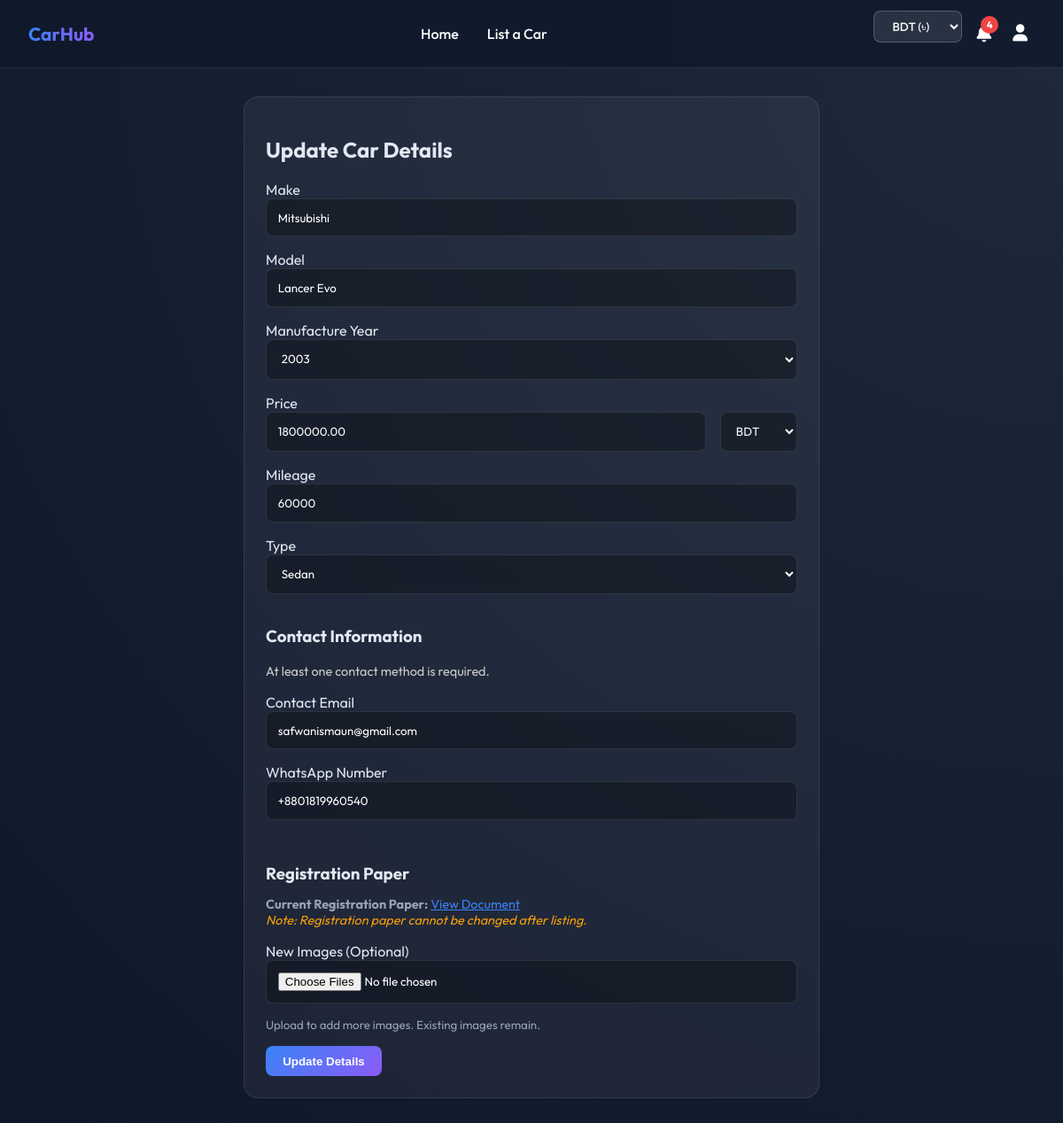
The page /update/17/ (signed in) on the database its author committed.
### cars/models.py (models this page shows, shortened)
class Car(models.Model):
    CAR_TYPES = (
        ('sedan', 'Sedan'),
        ('suv', 'SUV'),
        ('truck', 'Truck'),
        ('coupe', 'Coupe'),
    )
    make = models.CharField(max_length=100)
    model = models.CharField(max_length=100)
    year = models.IntegerField()
    price = models.DecimalField(max_digits=10, decimal_places=2)
    mileage = models.IntegerField()
    car_type = models.CharField(max_length=20, choices=CAR_TYPES)
    status = models.CharField(max_length=20, default='available') # available, sold
    approval_status = models.CharField(max_length=20, default='pending') # pending, approved, rejected
    owner = models.ForeignKey(User, on_delete=models.CASCADE)
    created_at = models.DateTimeField(auto_now_add=True)
    contact_email = models.EmailField(blank=True, null=True)
    contact_whatsapp = models.CharField(max_length=20, blank=True, null=True)
    registration_paper = models.FileField(upload_to='registration_papers/', blank=True, null=True)
    followers = models.ManyToManyField(User, related_name='followed_cars', blank=True)

### cars/views.py (the view, shortened to what this page needs)
# urls.py: path('update/<int:car_id>/', views.update_car, name='update_car'),
@login_required
def update_car(request, car_id):
    car = get_object_or_404(Car, id=car_id)
    if request.user != car.owner:
        messages.error(request, "You are not authorized to edit this car.")
        return redirect('car_detail', car_id=car.id)
    if car.status == 'sold':
        messages.error(request, "You cannot edit a car that has been sold.")
        return redirect('profile')
    import datetime
    current_year = datetime.date.today().year
    year_range = range(current_year, 1939, -1)
    return render(request, 'cars/update.html', {'car': car, 'year_range': year_range})

### cars/templatetags/notification_tags.py (called while the page is built)
@register.simple_tag(takes_context=True)
def unread_notifications_count(context):
    request = context.get('request')
    if request and request.user.is_authenticated:
        return Notification.objects.filter(user=request.user, is_read=False).count()
    return 0

### cars/templates/cars/update.html (shortened to what this page needs)
<!DOCTYPE html>
{% extends 'cars/base.html' %}
{% block content %}
<div class="card" style="max-width: 600px; margin: 0 auto;">
    <h2>Update Car Details</h2>
    <form method="post" enctype="multipart/form-data">
        <label>Make</label>
        <input type="text" name="make" value="{{ car.make }}" required>
        <label>Model</label>
        <input type="text" name="model" value="{{ car.model }}" required>
        <label>Manufacture Year</label>
        <select name="year" required>
            {% for y in year_range %}
            <option value="{{ y }}" {% if y == car.year %}selected{% endif %}>{{ y }}</option>
            {% endfor %}
        </select>
        <label>Price</label>
        <div style="display:flex; gap:1rem; margin-bottom:1rem;">
            <input type="number" step="any" name="price" min="0" value="{{ car.price }}" required id="priceInput"
                style="margin-bottom:0;">
            <select name="currency" id="currencyInput" style="width:100px; margin-bottom:0;">
                <option value="BDT" selected>BDT</option>
            </select>
        </div>
        <label>Mileage</label>
        <input type="number" name="mileage" min="0" value="{{ car.mileage }}" required>
        <label>Type</label>
        <select name="car_type">
            <option value="sedan" {% if car.car_type == "sedan" %}selected{% endif %}>Sedan</option>
        </select>
        <h3>Contact Information</h3>
        <p style="font-size:0.9rem; color:#ccc; margin-bottom:1rem;">At least one contact method is required.</p>
        <label>Contact Email</label>
        <input type="email" name="contact_email" value="{{ car.contact_email|default:'' }}"
            placeholder="e.g. seller@example.com">
        <label>WhatsApp Number</label>
        <input type="text" name="contact_whatsapp" value="{{ car.contact_whatsapp|default:'' }}"
            placeholder="e.g. +8801700000000">
        <h3 style="margin-top: 2rem; margin-bottom: 0.5rem;">Registration Paper</h3>
        <p style="font-size:0.9rem; color:#94a3b8; margin-bottom:1rem;">
            <strong>Current Registration Paper:</strong>
            <a href="{{ car.registration_paper.url }}" target="_blank" style="color: var(--primary-color); text-decoration: underline;">View Document</a>
            <br>
            <em style="color:#f59e0b;">Note: Registration paper cannot be changed after listing.</em>
        </p>
        <label>New Images (Optional)</label>
        <input type="file" name="images" multiple accept="image/*">
        <small style="display:block; margin-bottom:1rem; color:#94a3b8;">Upload to add more images. Existing images
            remain.</small>
        <button type="submit" class="btn btn-primary" id="submitBtn">Update Details</button>
    </form>
</div>
{% endblock %}

### cars/static/cars/style.css (style rules this page uses)
:root { --bg-color: #0f172a; --text-color: #e2e8f0; --primary-color: #3b82f6; --secondary-color: #8b5cf6; --glass-bg: rgba(255, 255, 255, 0.05); --glass-border: rgba(255, 255, 255, 0.1); }
body { background-color: var(--bg-color); color: var(--text-color); font-family: 'Outfit', sans-serif; margin: 0; padding: 0; min-height: 100vh; background-image: radial-gradient(circle at top right, #1e293b, #0f172a); }
.card { background: var(--glass-bg); backdrop-filter: blur(5px); border: 1px solid var(--glass-border); border-radius: 1rem; padding: 1.5rem; transition: transform 0.3s, box-shadow 0.3s; display: flex; flex-direction: column; }
.btn { display: inline-block; padding: 0.6rem 1.2rem; border-radius: 0.5rem; text-decoration: none; font-weight: 600; transition: all 0.3s; border: none; cursor: pointer; text-align: center; }
.btn-primary { background: linear-gradient(135deg, var(--primary-color), var(--secondary-color)); color: white; }
input, select, textarea { background: rgba(0, 0, 0, 0.3); border: 1px solid var(--glass-border); color: white; padding: 0.8rem; border-radius: 0.5rem; width: 100%; margin-bottom: 1rem; box-sizing: border-box; font-family: 'Outfit', sans-serif; }

### rows shown on the page
Car: make "Mitsubishi", model "Lancer Evo", year "2003", price "1800000.00", mileage "60000", car_type "Sedan", contact_email "safwanismaun@gmail.com", contact_whatsapp "+8801819960540"

### other values the page prints
{{ unread_notifications_count }} "4"
